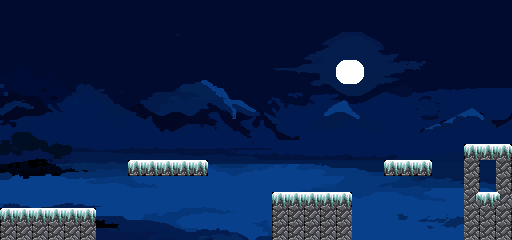

Rendered tile map (Tiled .tmx) drawn with the repository's tilesets; below, a short description and the full map source, tile grids included:
An orthogonal 32x15 tile map with 16x16 px tiles, 1 tile layer (Capa de patrones 1).

<map version="1.10" tiledversion="1.10.1" orientation="orthogonal" renderorder="right-down" width="32" height="15" tilewidth="16" tileheight="16" infinite="0" nextlayerid="2" nextobjectid="1">
 <tileset firstgid="1" source="TiledMap.tsx" />
 <layer id="1" name="Capa de patrones 1" width="32" height="15">
  <data encoding="csv">
3,4,5,6,7,8,9,10,11,12,13,14,15,16,17,18,19,20,21,22,23,24,25,26,27,28,29,30,31,32,33,34,
50,51,52,53,54,55,56,57,58,59,60,61,62,63,64,65,66,67,68,69,70,71,72,73,74,75,76,77,78,79,80,81,
97,98,99,100,101,102,103,104,105,106,107,108,109,110,111,112,113,114,115,116,117,118,119,120,121,122,123,124,125,126,127,128,
144,145,146,147,148,149,150,151,152,153,154,155,156,157,158,159,160,161,162,163,164,165,166,167,168,169,170,171,172,173,174,175,
191,192,193,194,195,196,197,198,199,200,201,202,203,204,205,206,207,208,209,210,211,212,213,214,215,216,217,218,219,220,221,222,
238,239,240,241,242,243,244,245,246,247,248,249,250,251,252,253,254,255,256,257,258,259,260,261,262,263,264,265,266,267,268,269,
285,286,287,288,289,290,291,292,293,294,295,296,297,298,299,300,301,302,303,304,305,306,307,308,309,310,311,312,313,314,315,316,
332,333,334,335,336,337,338,339,340,341,342,343,344,345,346,347,348,349,350,351,352,353,354,355,356,357,358,359,360,361,362,363,
379,380,381,382,383,384,385,386,387,388,389,390,391,392,393,394,395,396,397,398,399,400,401,402,403,404,405,406,407,408,409,410,
426,427,428,429,430,431,432,433,434,435,436,437,438,439,440,441,442,443,444,445,446,447,448,449,450,451,452,453,454,41,42,43,
473,474,475,476,477,478,479,480,182,183,183,183,184,486,487,488,489,490,491,492,493,494,495,496,182,183,184,500,501,92,503,92,
520,521,522,523,524,525,526,527,528,529,530,531,532,533,534,535,536,537,538,539,540,541,542,543,544,545,546,547,548,92,550,92,
567,568,569,570,571,572,573,574,575,576,577,578,579,580,581,582,583,41,42,42,42,43,589,590,591,592,593,594,595,139,140,141,
41,42,42,42,42,43,620,621,622,623,624,625,626,627,628,629,630,88,88,88,88,88,636,637,638,639,640,641,642,92,92,92,
88,88,88,88,88,88,667,668,669,670,671,672,673,674,675,676,677,88,88,88,88,88,683,684,685,686,687,688,689,92,92,92
</data>
 </layer>
</map>